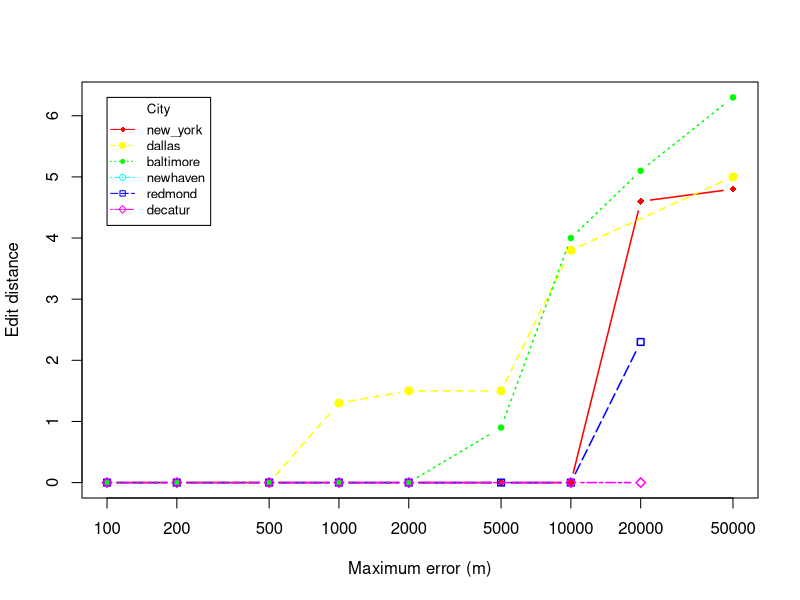

Write the R code that produced this figure.
# Create Line Chart

jpeg("./../hospitals/medians_across_city_additional_distance.jpg")

# convert factor to numeric for convenience 
Medians <- read.csv("./../hospitals/medians_across_city_additional_distance.csv")
locations <- c("new_york","dallas","baltimore","newhaven","redmond","decatur")
nlocations <- length(locations)

# get the range for the x and y axis 
xrange <- range(Medians$skew)
yrange <- range(Medians$distortion)

# set up the plot 
plot(xrange, yrange, type="n", xlab="Maximum error (m)", log="x",
  	      ylab="Edit distance") 
colors <- rainbow(nlocations)
linetype <- c(1:nlocations) 
plotchar <- seq(18,18+nlocations,1)

# add lines 
for (i in 1:nlocations) { 
  city <- subset(Medians, location==locations[i])
  lines(sort(city$skew), sort(city$distortion), type="b", lwd=1.5,
    lty=linetype[i], col=colors[i], pch=plotchar[i])
} 

# add a title and subtitle 
title("")

# add a legend 
legend(xrange[1], yrange[2], locations, cex=0.8, col=colors,
  		   pch=plotchar, lty=linetype, title="City")

dev.off()
